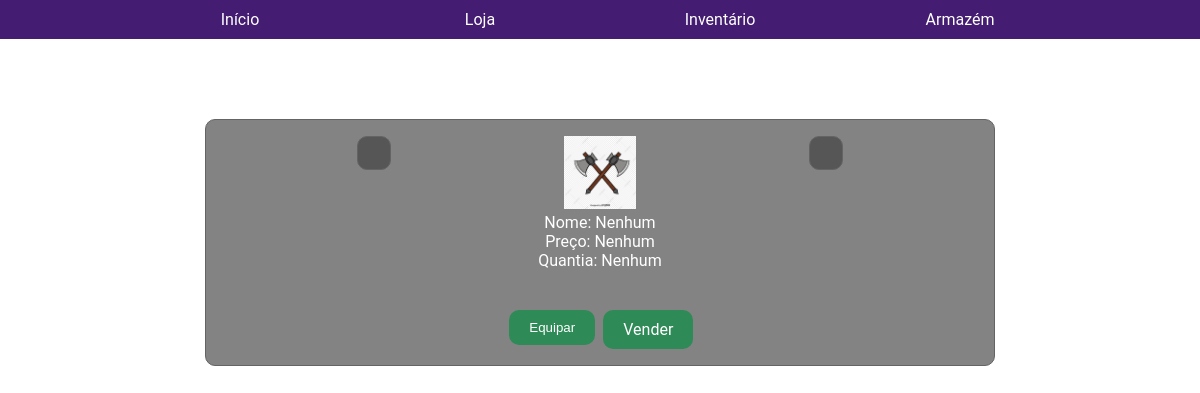
/GUI/inventario.php, run on an earlier commit of the app's database.
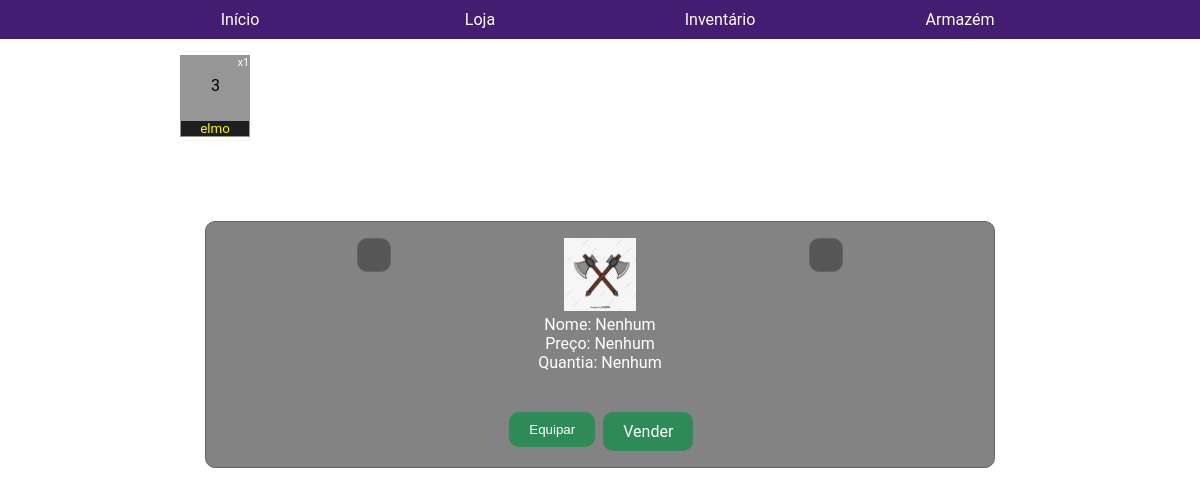
And on a later commit of the database.
### tables this page shows
CREATE TABLE `inventario` (
  `id_personagem` int(11) NOT NULL,
  `id_item` int(11) NOT NULL,
  `quantidade` int(11) NOT NULL
);

CREATE TABLE `item` (
  `id_item` int(11) NOT NULL,
  `nome` varchar(100) NOT NULL,
  `preco_base` float NOT NULL,
  `dano` int(11) NOT NULL,
  `forca` int(11) NOT NULL,
  `intelecto` int(11) NOT NULL,
  `vigor` int(11) NOT NULL,
  `armadura` int(11) NOT NULL,
  `tipo` int(11) NOT NULL,
  `classes` varchar(32) NOT NULL,
  `durabilidade` int(11) NOT NULL,
  `desc` varchar(256) DEFAULT NULL,
  `flags` varchar(255) DEFAULT NULL
);

### GUI/inventario.php (the view, shortened to what this page needs)
<?php
	include("php/Conectar.php");
	$idJogador = 5;
    $stmt = $servidor->prepare("SELECT item.id_item, item.nome, inventario.quantidade, item.tipo FROM inventario INNER JOIN item ON item.id_item = inventario.id_item WHERE inventario.id_personagem = :idJogador");
    $stmt->bindParam(':idJogador', $idJogador);
	if(!$stmt->execute()){
		echo "Falha ao carregar o Inventario.";
	}
?>
<!doctype html>
<html>
    <head>
        <link rel="stylesheet" href="style.css" type="text/css">
        <link rel="stylesheet" href="loja.css" type="text/css">
        <link rel="stylesheet" href="inventario.css" type="text/css">
    </head>
    <body>
        <div id="menuBar">
            <ul id="menu" class="menu">
                <li><a href="index.php">Início</a></li>
                <li><a href="loja.php">Loja</a></li>
                <li><a href="inventario.php">Inventário</a></li>
                <li><a href="armazem.php">Armazém</a></li>
            </ul>
        </div>
		<div id="conteudo">
			<div class="loja">
                <ul id="listaItens">
                    <?php
                    $tipo = 'elmo';
                    while($rs = $stmt->fetch(PDO::FETCH_ASSOC)){
                        if($rs['tipo'] == 0)
                            $tipo = 'elmo';
                    ?>
                    <li onclick="selecionarItem(this, '<?php echo $rs['nome'] ?>')">
                        <scan class="quantia">x<?php echo $rs['quantidade'] ?></scan>
                        <scan class="preco"><?php echo $tipo ?></scan>
                        <scan class="idItemT"><?php echo $rs['id_item'] ?></scan>
                    </li>
                    <?php
                    }
					?>
                </ul>
            </div>
            <div class="compra">
                <div class="conteudo-compra">
                    <div class="inventario-esquerdo">
                        <ul id="inventario-esquerdo">
                        </ul>
                    </div>
                    <div class="escopoImage">
                        <div class="imagemCompra" id="imagemCompra">
                            <img src="_imagens/machado.jpg" alt="">
                        </div>
                        <div class="escopoBotoes">
                            <div class="infos-item">
                                <p>Nome: <scan class="nomeItem" id="nomeItem">Nenhum</scan></p>
                                <p>Preço: <scan class="precoItem" id="precoItem">Nenhum</scan></p>
                                <p>Quantia: <scan class="qtdItem" id="qtdItem">Nenhum</scan></p>
                            </div>
                            <div class="botoes">
                                <form action="php/SQL_EquiparItem.php" method="post">
                                    <button class="btnComprar" type="submit" class="">Equipar</button>
                                </form>
                                <p class="btnComprar">Vender</p>
                            </div>
                        </div>
                    </div>
                    <div class="inventario-direito">
                        <ul id="inventario-direito">
                        </ul>
                    </div>
                </div>
            </div>
		</div>
    </body>
</html>

What changed in the data, as far as the page shows it:
added inventario: quantidade "1", id_item.tipo "elmo", id_item.id_item "3"
